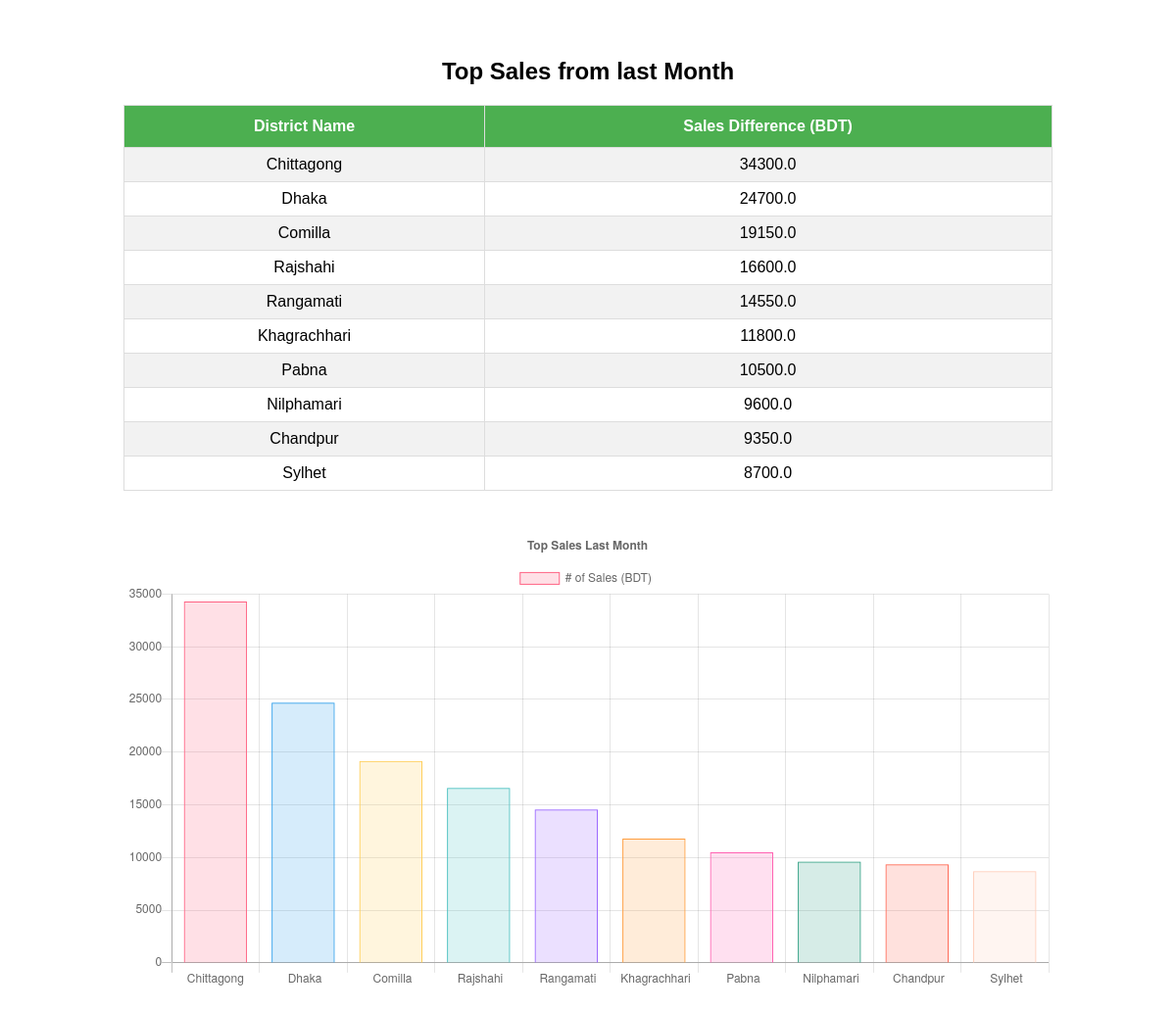
Screenshot of /top_changed_sales_areas with the database file from the repository.
### map_app/models.py (models this page shows, shortened)
class Income(models.Model):
	district_code = models.CharField(max_length=50)
	district_name = models.CharField(max_length=200)
	month = models.IntegerField()
	income_by_month = models.CharField(max_length=200)
	income_last_month = models.FloatField()
	income_difference = models.FloatField()
	income = models.FloatField()

### map_app/views.py (the view)
# urls.py: path('top_changed_sales_areas',views.top_changed_sales,name='top_changed_sales'),
def top_changed_sales(request):
    income_obj_count = Income.objects.all().count()
    if income_obj_count > 1:
        income_obj_top_changed_list = Income.objects.order_by('income_difference').reverse()[:10]
        context_difference = {
            'income_obj_top_changed_list': income_obj_top_changed_list
        }
        return render(request, 'top_changed_sales.html', context_difference)
    else:
        messages.error(request, 'No Data to display!', extra_tags='error')
        return HttpResponseRedirect('/')

### map_app/templatetags/income_tags.py (called while the page is built)
@register.simple_tag
def top_sales_difference_income_list():
	return [elem[0] for elem in list((Income.objects.values_list('income_difference').order_by('income_difference').reverse()[:10]))]

@register.simple_tag
def top_sales_difference_district_list():
	return [str(elem[0])for elem in list((Income.objects.values_list('district_name').order_by('income_difference').reverse()[:10]))]

### templates/top_changed_sales.html (shortened to what this page needs)
<!DOCTYPE html>
{% load static %}
{% load income_tags %}
<html lang="en">
<head>
    <link rel="stylesheet" href="{% static 'bd_map/css/style.css' %}">
</head>
<body>
<div class="tableContainer">
    <h2>Top Sales from last Month</h2>
    <table class="tableTopList">
        <tr>
            <th>District Name</th>
            <th>Sales Difference (BDT)</th>
        </tr>
        {% for item in income_obj_top_changed_list %}
            <tr>
                <td> {{ item.district_name }} </td>
                <td> {{ item.income_difference }} </td>
            </tr>
        {% endfor %}
    </table>
</div>
<div class="chartContainer">
    <canvas id="topSalesDifferenceChart"></canvas>
</div>
<script>
    let ctx = document.getElementById('topSalesDifferenceChart').getContext('2d');
    let top_district = document.getElementById('topChangedDistrict').innerText.trim().slice(1, -1).replace(/'/g, '');  /*Get string containing District name list*/
    let topChart = new Chart(ctx, {
        type: 'bar',
        data: {
            labels: top_district.split(","),  /*Convert string to array*/
            datasets: [{
                label: '# of Sales (BDT) ',
                data: {% top_sales_difference_income_list  %},
                backgroundColor: [
                    'rgba(255, 99, 132, 0.2)',
                    'rgba(54, 162, 235, 0.2)',
                    'rgba(255, 206, 86, 0.2)',
                    'rgba(75, 192, 192, 0.2)',
                    'rgba(153, 102, 255, 0.2)',
                    'rgba(255, 159, 64, 0.2)',
                    'rgba(255,99,178,0.2)',
                    'rgba(54, 162, 135, 0.2)',
                    'rgba(255, 106, 86, 0.2)',
                    'rgba(255, 206, 186, 0.2)',
                ],
                borderColor: [
                    'rgba(255, 99, 132, 1)',
                    'rgba(54, 162, 235, 1)',
                    'rgba(255, 206, 86, 1)',
                    'rgba(75, 192, 192, 1)',
                    'rgba(153, 102, 255, 1)',
                    'rgba(255, 159, 64, 1)',
                    'rgba(255,99,178,1)',
                    'rgba(54, 162, 135, 1)',
                    'rgba(255, 106, 86, 1)',
                    'rgba(255, 206, 186, 1)',
                ],
                borderWidth: 1
            }]
        },
        options: {
            scales: {
                yAxes: [{
                    ticks: {
                        beginAtZero: true
                    }
                }]
            },
            responsive: true,
            legend: {
                position: 'top',
            },
            title: {
                display: true,
                text: 'Top Sales Last Month'
            }
        }
    });
</script>
</body>
</html></html>

### bd_map/static/bd_map/css/style.css (style rules this page uses)
* { text-align: center; font-family: "Trebuchet MS", Arial, Helvetica, sans-serif; }
.tableTopList { border-collapse: collapse; width: 100%; }
.tableTopList td, .tableTopList th { border: 1px solid #ddd; padding: 8px; }
.tableTopList tr:nth-child(even) { background-color: #f2f2f2; }
.tableTopList th { padding-top: 12px; padding-bottom: 12px; background-color: #4CAF50; color: white; }
.chartContainer { width: 80%; margin: 20px auto; }
.tableContainer { overflow-x: auto; width: 80%; margin: 20px auto; min-height: 500px; align-content: center; }

### rows the page displays
Income: district_name "Chittagong", income_difference "34300.0"
Income: district_name "Dhaka", income_difference "24700.0"
Income: district_name "Comilla", income_difference "19150.0"
Income: district_name "Rajshahi", income_difference "16600.0"
Income: district_name "Rangamati", income_difference "14550.0"
Income: district_name "Khagrachhari", income_difference "11800.0"
Income: district_name "Pabna", income_difference "10500.0"
Income: district_name "Nilphamari", income_difference "9600.0"
Income: district_name "Chandpur", income_difference "9350.0"
Income: district_name "Sylhet", income_difference "8700.0"
